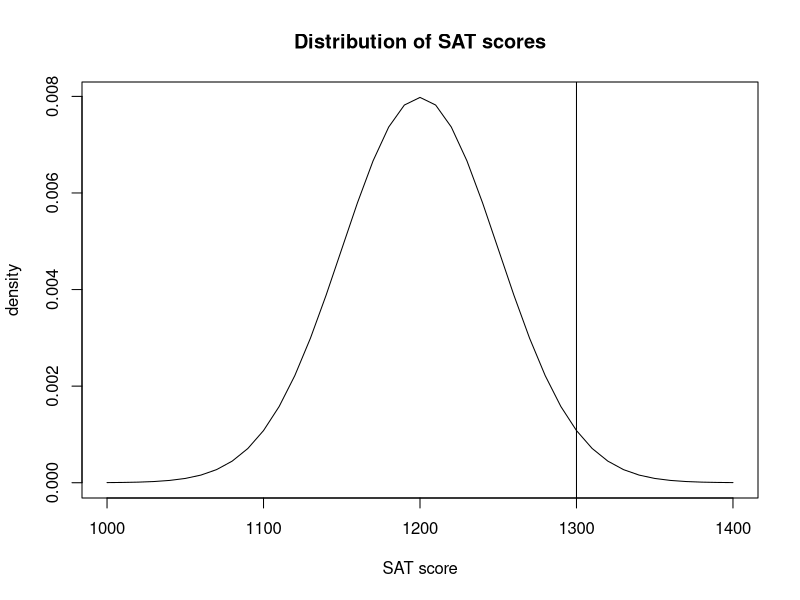
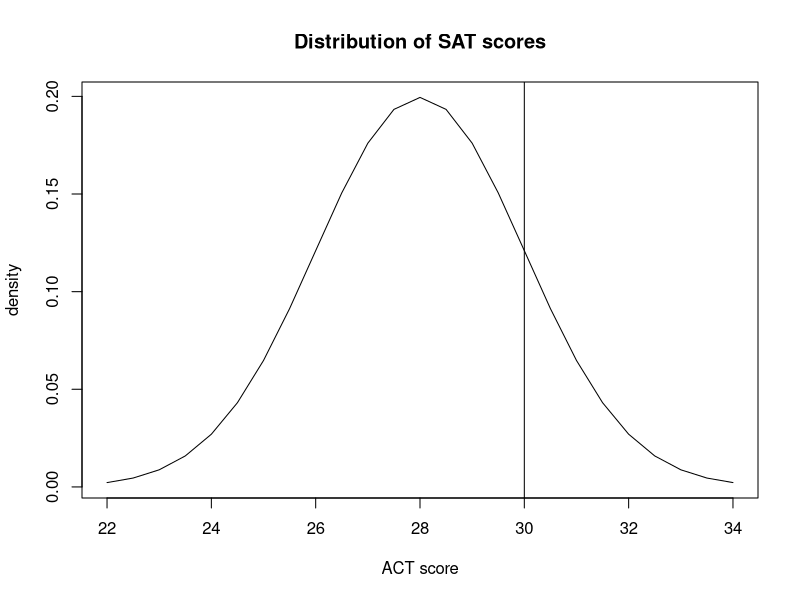

The R source for these figures, in order:
## ---- chunk 1
x <- seq(1000, 1400, by = 10)
y <- dnorm(x, mean = 1200, sd = 50)
plot(x, y, type = "l",
     main = "Distribution of SAT scores",
     xlab = "SAT score",
     ylab = "density")
abline(v = 1300)
## ---- chunk 2
x <- seq(22, 34, by = 0.5)
y <- dnorm(x, mean = 28, sd = 2)
plot(x, y, type = "l",
     main = "Distribution of SAT scores",
     xlab = "ACT score",
     ylab = "density")
abline(v = 30)
## ---- chunk 3
z_james <- (1300 - 1200)/50
z_robert <- (30 - 28)/2

# percentile of scores for James and Robert
pnorm(z_james)
pnorm(z_robert)
